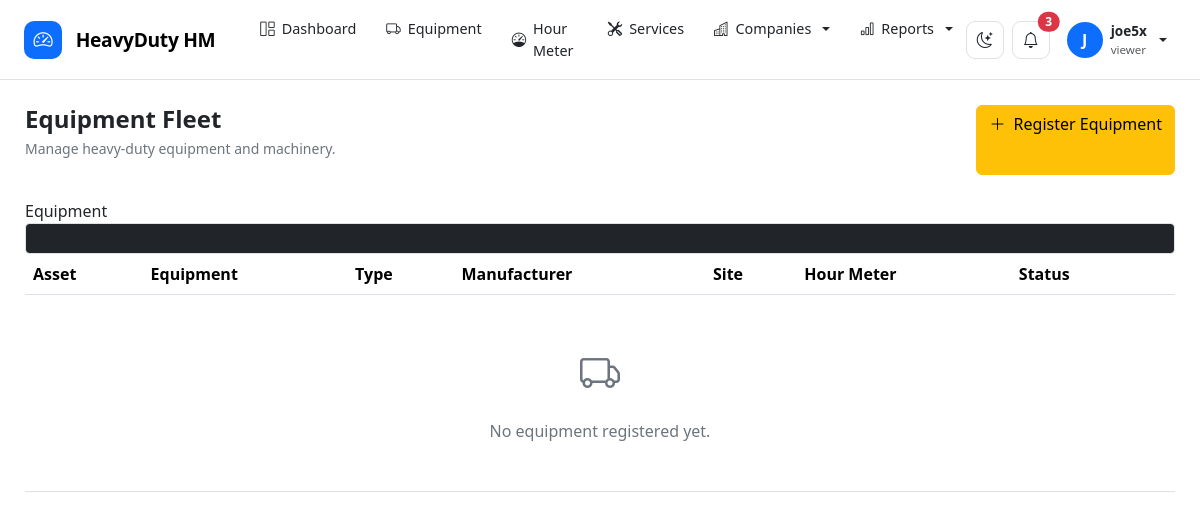
The page /equipment/ (signed in) on the database as committed earlier.
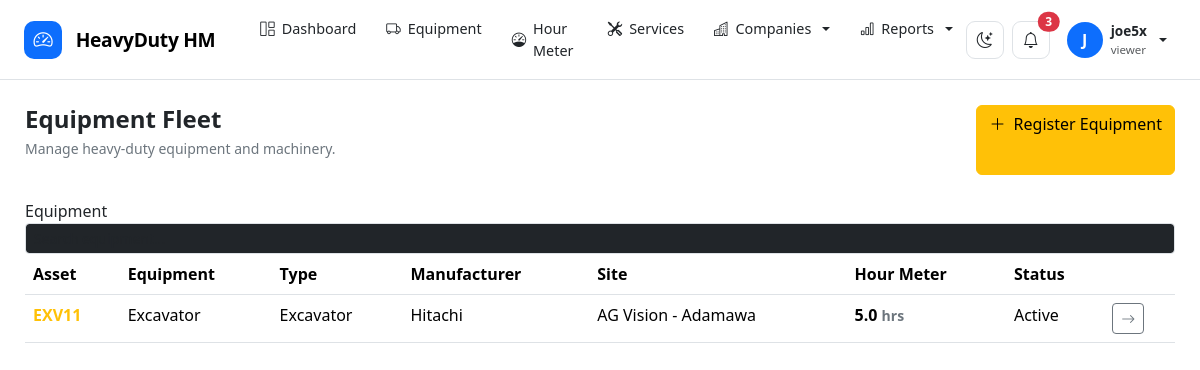
The same page on the database as committed later.
### equipment/models.py (models this page shows, shortened)
class Equipment(models.Model):
    class Status(models.TextChoices):
        ACTIVE = "active", "Active"
        IDLE = "idle", "Idle"
        MAINTENANCE = "maintenance", "Under Maintenance"
        OUT_OF_SERVICE = "out_of_service", "Out of Service"
        RETIRED = "retired", "Retired"
    class EquipmentType(models.TextChoices):
        EXCAVATOR = "excavator", "Excavator"
        BULLDOZER = "bulldozer", "Bulldozer"
        LOADER = "loader", "Wheel Loader"
        GRADER = "grader", "Motor Grader"
        CRANE = "crane", "Crane"
        DUMPER = "dumper", "Dump Truck"
        TRACTOR = "tractor", "Tractor"
        GENERATOR = "generator", "Generator"
        COMPRESSOR = "compressor", "Compressor"
        FORKLIFT = "forklift", "Forklift"
        OTHER = "other", "Other"
    company = models.ForeignKey(
        Company,
        on_delete=models.CASCADE,
        related_name="equipment"
    )
    site = models.ForeignKey(
        Site,
        on_delete=models.SET_NULL,
        null=True,
        blank=True,
        related_name="equipment"
    )
    asset_number = models.CharField(
        max_length=50
    )
    name = models.CharField(
        max_length=200
    )
    equipment_type = models.CharField(
        max_length=30,
        choices=EquipmentType.choices
    )
    manufacturer = models.CharField(
        max_length=100,
        blank=True
    )
    model = models.CharField(
        max_length=100,
        blank=True
    )
    serial_number = models.CharField(
        max_length=150,
        blank=True
    )
    registration_number = models.CharField(
        max_length=100,
        blank=True
    )
    year = models.PositiveIntegerField(
        null=True,
        blank=True
    )
    current_hours = models.DecimalField(
        max_digits=12,
        decimal_places=1,
        default=0
    )
    status = models.CharField(
        max_length=30,
        choices=Status.choices,
        default=Status.ACTIVE
    )
    image = models.ImageField(
        upload_to="equipment/",
        blank=True,
        null=True
    )
    description = models.TextField(
        blank=True
    )
    purchase_date = models.DateField(
        null=True,
        blank=True
    )
    commissioning_date = models.DateField(
        null=True,
        blank=True
    )
    created_by = models.ForeignKey(
        settings.AUTH_USER_MODEL,
        on_delete=models.SET_NULL,
        null=True,
        blank=True,
        related_name="created_equipment"
    )
    created_at = models.DateTimeField(
        auto_now_add=True
    )
    updated_at = models.DateTimeField(
        auto_now=True
    )
    class Meta:
        ordering = ["asset_number"]
        constraints = [
            models.UniqueConstraint(
                fields=["company", "asset_number"],
                name="unique_asset_number_per_company"
            )
        ]

### companies/models.py (models this page shows, shortened)
class Site(models.Model):
    company = models.ForeignKey(
        Company,
        on_delete=models.CASCADE,
        related_name="sites"
    )
    name = models.CharField(
        max_length=200
    )
    code = models.CharField(
        max_length=50,
        blank=True
    )
    address = models.TextField(
        blank=True
    )
    city = models.CharField(
        max_length=100,
        blank=True
    )
    state = models.CharField(
        max_length=100,
        blank=True
    )
    country = models.CharField(
        max_length=100,
        default="Nigeria"
    )
    contact_person = models.CharField(
        max_length=150,
        blank=True
    )
    contact_phone = models.CharField(
        max_length=50,
        blank=True
    )
    latitude = models.DecimalField(
        max_digits=10,
        decimal_places=7,
        null=True,
        blank=True
    )
    longitude = models.DecimalField(
        max_digits=10,
        decimal_places=7,
        null=True,
        blank=True
    )
    is_active = models.BooleanField(
        default=True
    )
    created_by = models.ForeignKey(
        settings.AUTH_USER_MODEL,
        on_delete=models.SET_NULL,
        null=True,
        blank=True,
        related_name="created_sites"
    )
    created_at = models.DateTimeField(
        auto_now_add=True
    )
    updated_at = models.DateTimeField(
        auto_now=True
    )
    class Meta:
        ordering = ["company", "name"]
        verbose_name = "Site"
        verbose_name_plural = "Sites"
        constraints = [
            models.UniqueConstraint(
                fields=["company", "name"],
                name="unique_site_name_per_company"
            ),
            models.UniqueConstraint(
                fields=["company", "code"],
                name="unique_site_code_per_company"
            ),
        ]
    def __str__(self):
        return f"{self.company.name} - {self.name}"

class Company(models.Model):
    name = models.CharField(
        max_length=200,
        unique=True
    )
    short_name = models.CharField(
        max_length=50,
        blank=True
    )
    address = models.TextField(
        blank=True
    )
    phone = models.CharField(
        max_length=50,
        blank=True
    )
    email = models.EmailField(
        blank=True
    )
    website = models.URLField(
        blank=True
    )
    logo = models.ImageField(
        upload_to="companies/logos/",
        blank=True,
        null=True
    )
    is_active = models.BooleanField(
        default=True
    )
    created_by = models.ForeignKey(
        settings.AUTH_USER_MODEL,
        on_delete=models.SET_NULL,
        null=True,
        blank=True,
        related_name="created_companies"
    )
    created_at = models.DateTimeField(
        auto_now_add=True
    )
    updated_at = models.DateTimeField(
        auto_now=True
    )
    class Meta:
        ordering = ["name"]
        verbose_name = "Company"
        verbose_name_plural = "Companies"

### equipment/views.py (the view, shortened to what this page needs)
@login_required
def equipment_list(request):
    equipment = (
        Equipment.objects
        .select_related("company", "site", "created_by")
        .all()
    )
    query = request.GET.get("q", "").strip()
    status = request.GET.get("status", "").strip()
    if status:
        equipment = equipment.filter(
            status=status
        )
    equipment_type = request.GET.get(
        "equipment_type",
        ""
    ).strip()
    if equipment_type:
        equipment = equipment.filter(
            equipment_type=equipment_type
        )
    company = request.GET.get(
        "company",
        ""
    ).strip()
    if company:
        equipment = equipment.filter(
            company_id=company
        )
    equipment = equipment.order_by(
        "asset_number"
    )
    context = {
        "equipment": equipment,
        "query": query,
        "selected_status": status,
        "selected_type": equipment_type,
        "selected_company": company,
        "status_choices": Equipment.Status.choices,
        "equipment_types": Equipment.EquipmentType.choices,
    }
    return render(
        request,
        "equipment/equipment_list.html",
        context
    )

### templates/equipment/equipment_list.html (shortened to what this page needs)
{% extends "base.html" %}
{% block content %}
<div class="d-flex justify-content-between mb-4">
    <div>
        <h4 class="fw-bold mb-1">
            Equipment Fleet
        </h4>
        <p class="text-secondary small">
            Manage heavy-duty equipment and machinery.
        </p>
    </div>
    <a href="{% url 'equipment:create' %}"
       class="btn btn-warning">
        <i class="bi bi-plus-lg me-1"></i>
        Register Equipment
    </a>
</div>
<div class="panel">
    <div class="panel-header">
        <div class="panel-title">
            Equipment
        </div>
        <div>
            <input
                type="search"
                class="form-control form-control-sm bg-dark text-light"
                placeholder="Search equipment..."
            >
        </div>
    </div>
    <div class="table-responsive">
        <table class="table">
            <thead>
                <tr>
                    <th>Asset</th>
                    <th>Equipment</th>
                    <th>Type</th>
                    <th>Manufacturer</th>
                    <th>Site</th>
                    <th>Hour Meter</th>
                    <th>Status</th>
                    <th></th>
                </tr>
            </thead>
            <tbody>
            {% for item in equipment %}
                <tr>
                    <td class="fw-bold text-warning">
                        {{ item.asset_number }}
                    </td>
                    <td>
                        {{ item.name }}
                    </td>
                    <td>
                        {{ item.get_equipment_type_display }}
                    </td>
                    <td>
                        {{ item.manufacturer|default:"—" }}
                    </td>
                    <td>
                        {{ item.site|default:"—" }}
                    </td>
                    <td class="fw-semibold">
                        {{ item.current_hours }}
                        <small class="text-secondary">
                            hrs
                        </small>
                    </td>
                    <td>
                        {% if item.status == "active" %}
                        <span class="status status-active">
                            Active
                        </span>
                        {% elif item.status == "maintenance" %}
                        <span class="status status-warning">
                            <span class="status-dot"></span>
                            Maintenance
                        </span>
                        {% else %}
                        <span class="status status-danger">
                            {{ item.get_status_display }}
                        </span>
                        {% endif %}
                    </td>
                    <td>
                        <a href="{% url 'equipment:detail' item.pk %}"
                           class="btn btn-sm btn-outline-secondary">
                            <i class="bi bi-arrow-right"></i>
                        </a>
                    </td>
                </tr>
            {% empty %}
                <tr>
                    <td colspan="8"
                        class="text-center text-secondary py-5">
                        <i class="bi bi-truck fs-1 d-block mb-3"></i>
                        No equipment registered yet.
                    </td>
                </tr>
            {% endfor %}
            </tbody>
        </table>
    </div>
</div>
{% endblock %}

Rows that differ between the two databases and show on the page:
added Equipment: asset_number "EXV11", name "Excavator", equipment_type "Excavator", manufacturer "Hitachi", site "AG Vision - Adamawa", current_hours "5.0", status "Active"
Other text that changed with them:
text no longer shown: "No equipment registered yet."
